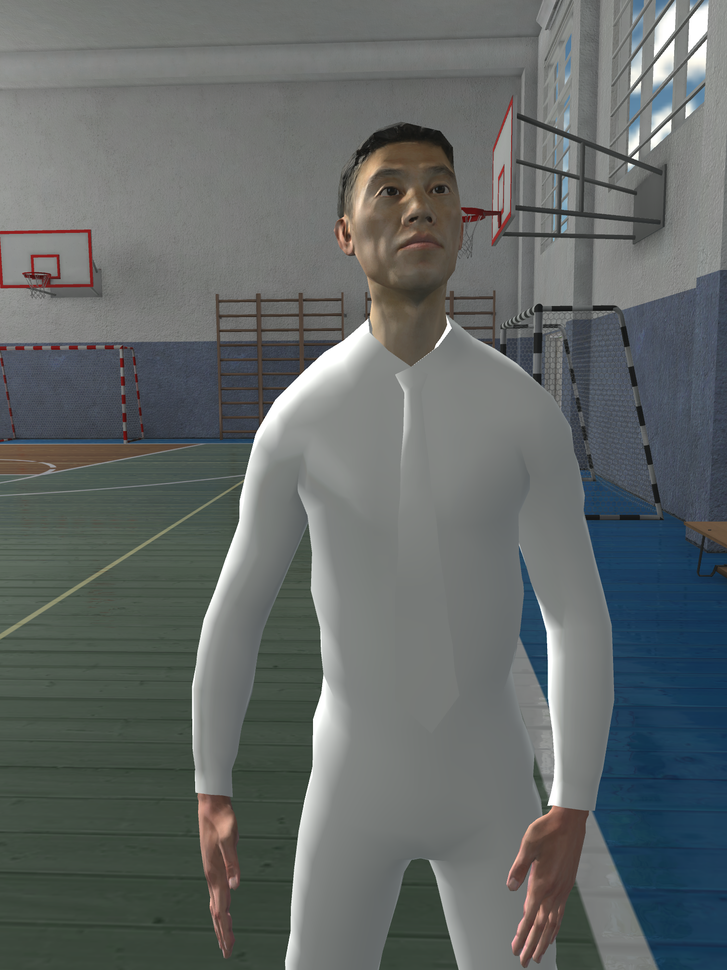
//> input picture data/image0_s.png, 727 x 970 px, shrunk from 1512 x 2016 before the run
$ ./main   (built with g++ and OpenCV 4)
//> lines starting //> are read from the running program, lines starting //| are printed output that depends on the picture
### DSR.h
#pragma once
#include <iostream>
#include <string>
#include <algorithm>
#include <opencv2/opencv.hpp>
#include<opencv2/features2d.hpp>

using namespace cv;
using namespace std;

Mat get_Hs(Mat singleH, int h, int w);
template <typename T>
double get_align_rate(Mat Hy, T points1, T points2, int threshold);
Mat get_Hy_single_trial(vector<Point2f> pts1, vector<Point2f> pts2);
Mat get_Hy(vector<Point2f>points1, vector<Point2f>points2, int num_trials, int num_samples, int threshold, float score);

Mat findHomographyDSR(vector<Point2f>points1, vector<Point2f>points2, int num_trials, int num_samples, int calib_height, int calib_width, int threshold, float score);

### DSR.cpp
#include "DSR.h"

template <typename T>
Mat get_Hk(T points1, T points2, Mat singleH)
{
	Mat Hk = (Mat_<double>(3, 3) <<
		1, 0, 0,
		0, 1, 0,
		0, 0, 1);
	int num = points2.size();
	Mat pts2_t_norm;
	Mat X = Mat::ones(3, num, CV_64FC1);

	for (size_t i = 0; i < num; i++)
	{
		X.ptr<double>(0)[i] = points2[i].x;
		X.ptr<double>(1)[i] = points2[i].y;
	}

	Mat pts2_t = singleH * X; //apply tranform

	repeat(pts2_t.row(2), 3, 1, pts2_t_norm);

	pts2_t = pts2_t / pts2_t_norm;

	//The implementation tried to eliminate the effect of outliers
	vector<double>	errors;
	for (size_t i = 0; i < num; i++)
	{
		if (abs(pts2_t.ptr<double>(1)[i] - points1[i].y)<1)
		{
			errors.push_back((points1[i].x - pts2_t.ptr<double>(0)[i] ));

		}
	}
	sort(errors.begin(),errors.end());

	double K = 0;

	// Not consider outlier on x - axis
	K = errors[0];
	Hk.ptr<double>(0)[2] = K;

	return Hk;
}

Mat get_Hs(Mat singleH, int h, int w)
{
	Mat Hs = Mat::eye(3, 3, CV_64F);
	Mat vertex = (Mat_<double>(3, 4) <<
		w / 2., double(w), w / 2.,	0,
		0.0, h / 2., double(h), h / 2.,
		1., 1., 1., 1.);
	Mat vertex_t_norm;

	Mat vertex_t= singleH * vertex;

	repeat(vertex_t.row(2), 3, 1, vertex_t_norm);

	vertex_t = vertex_t / vertex_t_norm;

	double ux, uy, vx, vy;
	double sa, sb;
	ux = vertex_t.ptr<double>(0)[1] - vertex_t.ptr<double>(0)[3];
	uy = vertex_t.ptr<double>(1)[1] - vertex_t.ptr<double>(1)[3];

	vx = vertex_t.ptr<double>(0)[0] - vertex_t.ptr<double>(0)[2];
	vy = vertex_t.ptr<double>(1)[0] - vertex_t.ptr<double>(1)[2];

	sa = (h * h * uy * uy + w * w * vy *vy) / (h * w * (uy * vx - ux * vy));
	sb = (h * h * ux * uy + w * w * vx * vy) / (h * w * (ux * vy - uy * vx));

	if (sa < 0)
	{
		sa = -sa;
		sb = -sb;
	}

	Hs.ptr<double>(0)[0] = sa;
	Hs.ptr<double>(0)[1] = sb;

	return Hs;
}

template <typename T>
double get_align_rate(Mat Hy, T points1, T points2, int threshold)
{
	//Calculate alignment ratios for RANSAC
	int num = points2.size();
	Mat Y_norm;
	Mat X = Mat::ones(3, num, CV_64FC1);
	double  error = 0;
	int count = 0;
	double align_rate = 0;

	for (size_t i = 0; i < num; i++)
	{
		X.ptr<double>(0)[i] = points2[i].x;
		X.ptr<double>(1)[i] = points2[i].y;
	}

	Mat Y = Hy * X; //apply tranform

	repeat(Y.row(2), 3, 1, Y_norm);

	Y = Y / Y_norm;

	for (int i = 0; i < num; i++)
	{
		error = abs(Y.ptr<double>(1)[i] - points1[i].y);
		if (error<= threshold)
		{
			count++;
		}

	}

	align_rate = double(count) / double(num);

	return align_rate;
}
Mat get_Hy_single_trial(vector<Point2f> pts1, vector<Point2f> pts2)
{
	Mat Hy = Mat::eye(3, 3, CV_64F);
	int nums = pts1.size();
	Mat A = Mat::zeros(nums, 5, CV_64F);
	for (size_t i = 0; i < nums; i++)
	{
		A.ptr<double>(i)[0] = pts2[i].x;
		A.ptr<double>(i)[1] = pts2[i].y;
		A.ptr<double>(i)[2] = 1;
		A.ptr<double>(i)[3] = -1 * pts2[i].x * pts1[i].y;
		A.ptr<double>(i)[4] = -1 * pts2[i].y * pts1[i].y;

	}

	Mat A_pinv;
	invert(A, A_pinv, DECOMP_SVD);

	Mat y=Mat::zeros(nums, 1, CV_64F);
	for (size_t i = 0; i < nums; i++)
	{
		y.ptr<double>(i)[0] = pts1[i].y;
	}

	Mat H_params = A_pinv * y;

	Hy.ptr<double>(1)[0] = H_params.ptr<double>(0)[0];
	Hy.ptr<double>(1)[1] = H_params.ptr<double>(1)[0];
	Hy.ptr<double>(1)[2] = H_params.ptr<double>(2)[0];
	Hy.ptr<double>(2)[0] = H_params.ptr<double>(3)[0];
	Hy.ptr<double>(2)[1] = H_params.ptr<double>(4)[0];

	return Hy;

}

//template <typename T>
Mat get_Hy(vector<Point2f>points1, vector<Point2f>points2, int num_trials, int num_samples, int threshold, float score)
{
	Mat Hy_tmp = Mat::eye(3, 3, CV_64F);
	Mat best_Hy;
	unsigned int n = points1.size();
	int ran_samples_idx = 0;
	RNG rng;
	vector<Point2f>ran_samples1, ran_samples2;
	double max_align_rate = 0;
	double align_rate_earlystop = 0.99;

	for (int i = 0; i < num_trials; i++)
	{
		for (int i = 0; i < num_samples; i++)
		{
			ran_samples_idx = rng(n);
			ran_samples1.push_back(points1[ran_samples_idx]);
			ran_samples2.push_back(points2[ran_samples_idx]);
		}

		Hy_tmp = get_Hy_single_trial(ran_samples1, ran_samples2);
		double align_rate = get_align_rate(Hy_tmp, points1, points2, threshold);

		if (align_rate > max_align_rate)
		{
			max_align_rate = align_rate;
			best_Hy = Hy_tmp;
		}

		if (align_rate > align_rate_earlystop)
			break;

		ran_samples1.clear();
		ran_samples2.clear();
	}

	return best_Hy;
}
/**
 * .
 *
 * @param points1
 * @param points2
 * @param num_trials
 * @param num_samples
 * @param calib_height
 * @param calib_width
 * @param threshold
 * @param score
 * @return MatH
 */
Mat findHomographyDSR(vector<Point2f>points1, vector<Point2f>points2, int num_trials, int num_samples, int calib_height, int calib_width, int threshold,float score)
{
	Mat singleH =Mat::eye(3, 3, CV_64F);
	//Step 1, get Hy
	Mat Hy= get_Hy(points1, points2, num_trials, num_samples, threshold, score);
	singleH = Hy * singleH;

	//Step 2, get Hs
	Mat Hs = get_Hs(singleH, calib_height, calib_width);
	singleH = Hs * singleH;

	//Step 3, get Hk
	Mat Hk = get_Hk(points1, points2, singleH);
	singleH = Hk * singleH;

	return singleH;
}

### main.cpp
#include <iostream>
#include <string>
#include <opencv2/opencv.hpp>
#include<opencv2/xfeatures2d.hpp>
#include "DSR.h"

using namespace std;
using namespace cv;
using namespace xfeatures2d;

int main(int* arg, int** argv)
{
	Mat imgL, imgR;
	vector<Point2f> cornerPoints[2];
	imgL = imread("../data/image0_s.png");
//> imgL is the input picture: 970 rows x 727 cols, CV_8UC3; mean B, G, R 103.3, 104.2, 98.8
	imgR = imread("../data/image1_s.png");
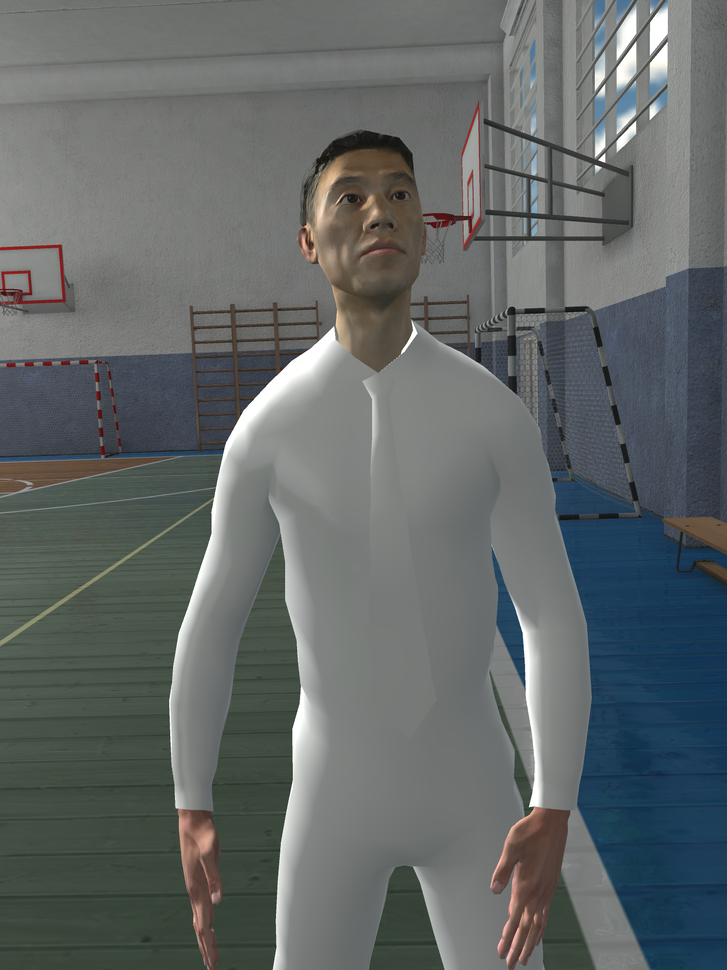
//> input picture data/image1_s.png, 727 x 970 px, shrunk from 1512 x 2016 before the run
//> imgR is the input picture: 970 rows x 727 cols, CV_8UC3; mean B, G, R 103, 103.3, 97.7

	/******************SIFT keypoints Detect and Match ************************/
	int numFeatures = 500;
	//create detector
	Ptr<SIFT> detector = SIFT::create(numFeatures);
	vector<KeyPoint> keypoints1, keypoints2;
	detector->detect(imgL, keypoints1);
//> keypoints1 = 500 keypoints; strongest (x, y, size): (636, 157, 3.8), (437, 345, 2.7), (554, 799, 8.9), (448, 328, 4.3)
	detector->detect(imgR, keypoints2);
//> keypoints2 = 500 keypoints; strongest (x, y, size): (603, 159, 3.8), (597, 168, 3.7), (536, 801, 8.7), (600, 159, 2.1)

	cout << "Keypoints1:" << keypoints1.size() << endl;
//| Keypoints1:500
	cout << "Keypoints2:" << keypoints2.size() << endl;
//| Keypoints2:500

	Mat drawimgL, drawimgR;
	drawKeypoints(imgL, keypoints1, drawimgL);
	drawKeypoints(imgR, keypoints2, drawimgR);
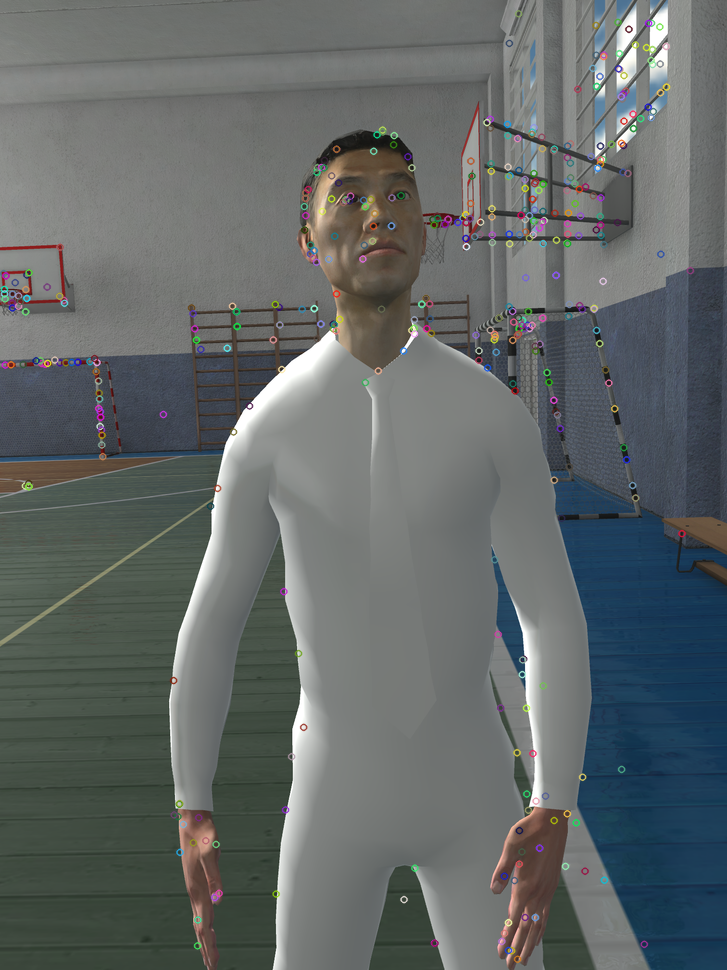
//> drawimgR: 970 rows x 727 cols, CV_8UC3; mean B, G, R 103.3, 103.6, 98

	Mat Descriptor1, Descriptor2;
	Ptr<SiftDescriptorExtractor> descriptor = SiftDescriptorExtractor::create();
	descriptor->compute(imgL, keypoints1, Descriptor1);
	descriptor->compute(imgR, keypoints2, Descriptor2);

	BFMatcher matcher(NORM_L2);
	vector<DMatch> matches;
	matcher.match(Descriptor1, Descriptor2, matches);
//> matches = 500 matches

	double max_dist = 0;
	double min_dist = 1000;
	for (int i = 1; i < Descriptor1.rows; ++i)
	{
		double dist = matches[i].distance;
		if (dist > max_dist)
			max_dist = dist;
		if (dist < min_dist)
			min_dist = dist;
	}
//> this loop made 499 passes
//> (dist, max_dist, min_dist) on pass 1: (172.7, 172.7, 172.7)
//> (dist, min_dist) on passes 6, 7, 8, 65, 93, 279: (135.6, 135.6), (33.84, 33.84), (29.98, 29.98), (18.65, 18.65), (16.97, 16.97), (16.31, 16.31)
//> after the loop, max_dist = 463.4; min_dist = 16.31
	cout << "min_dist=" << min_dist << endl;
//| min_dist=16.3095
	cout << "max_dist=" << max_dist << endl;
//| max_dist=463.368

	vector<DMatch> goodMatches;
	for (int i = 0; i < matches.size(); ++i)
	{
		double dist = matches[i].distance;
		if (dist < 4 * min_dist)
			goodMatches.push_back(matches[i]);
	}
//> this loop made 500 passes
//> dist on passes 1 to 3: 53.29, 172.7, 208.2
//> after the loop, goodMatches = 146 matches
	cout << "goodMatches:" << goodMatches.size() << endl;
//| goodMatches:146


	Mat result;
	drawMatches(imgL, keypoints1, imgR, keypoints2, goodMatches, result,
		Scalar(0, 255, 255), Scalar::all(-1));
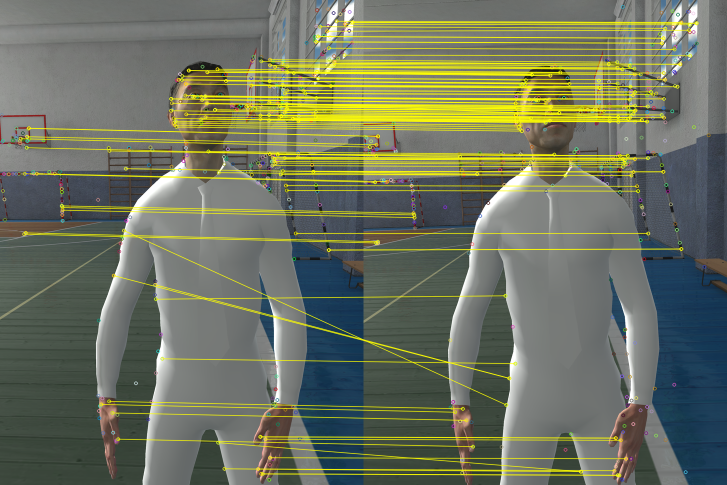
//> result: 970 rows x 1454 cols, CV_8UC3 (shown at 1/2 size); mean B, G, R 95.2, 115.2, 109.7

	vector<KeyPoint> R_keypoint01, R_keypoint02;
	for (int i = 0; i < goodMatches.size(); i++)
	{
		R_keypoint01.push_back(keypoints1[goodMatches[i].queryIdx]);
		R_keypoint02.push_back(keypoints2[goodMatches[i].trainIdx]);
	}
//> this loop made 146 passes
//> after the loop, R_keypoint01 = 146 keypoints; strongest (x, y, size): (636, 157, 3.8), (437, 345, 2.7), (673, 42, 2.4), (634, 143, 7.8); R_keypoint02 = 146 keypoints; strongest (x, y, size): (603, 159, 3.8), (403, 350, 2.6), (653, 111, 6.4), (635, 44, 2)

	for (int i = 0; i < goodMatches.size();i++)
	{
		cornerPoints[0].push_back(R_keypoint01[i].pt);
		cornerPoints[1].push_back(R_keypoint02[i].pt);
	}

	/****************** findHomographyDSR ***************************/

	int num_trials = 200;
	int point_pick = 20;  //number of trialsand number of points picked for RANSAC
	int calib_height = imgL.rows;
//> calib_height = 970
	int calib_width = imgL.cols;
//> calib_width = 727
	int threshold = 1;
	float score = 0;

	Mat H_DSR = findHomographyDSR(cornerPoints[0], cornerPoints[1], num_trials, point_pick, calib_height, calib_width, threshold, score);
//> in get_Hy, `unsigned int n = points1.size();`: n = 146
//> the loop in get_Hy, `for (int i = 0; i < num_trials; i++)` made 200 passes
//> (align_rate in get_align_rate, align_rate, max_align_rate) on passes 1, 4: (0.842, 0.842, 0.842), (0.952, 0.952, 0.952)
//> (align_rate in get_align_rate, align_rate) on passes 2, 3, 5, 6, 7, 8: (0.486, 0.486), (0.0205, 0.0205), (0.0137, 0.0137), (0.952, 0.952), (0.945, 0.945), (0.0616, 0.0616)
//> after the loop in get_Hy, `for (int i = 0; i < num_trials; i++)`: Hy_tmp = [[1, 0, 0], [-0.175, 0.356, 117], [-0.000875, -0.0002, 1]]; max_align_rate = 0.952; best_Hy = [[1, 0, 0], [0.0179, 0.996, -14.68], [-2.85e-05, 7.76e-06, 1]]
//> in findHomographyDSR, `Mat Hy= get_Hy(points1, points2, num_trials, num_samples, threshold, s..`: Hy has the same summary as best_Hy in get_Hy
//> in findHomographyDSR, `singleH = Hy * singleH;`: singleH has the same summary as best_Hy in get_Hy
//> in get_Hs, `Mat vertex_t= singleH * vertex;`: vertex_t = [[363.5, 727, 363.5, 0], [-8.17, 481.4, 958, 468.4], [0.99, 0.983, 0.997, 1]]
//> in get_Hs, `repeat(vertex_t.row(2), 3, 1, vertex_t_norm);`: vertex_t_norm = [[0.99, 0.983, 0.997, 1], [0.99, 0.983, 0.997, 1], [0.99, 0.983, 0.997, 1]]
//> in get_Hs, `vertex_t = vertex_t / vertex_t_norm;`: vertex_t = [[367.3, 739.5, 364.5, 0], [-8.25, 489.7, 960.7, 466.6], [1, 1, 1, 1]]
//> in get_Hs, `ux = vertex_t.ptr<double>(0)[1] - vertex_t.ptr<double>(0)[3];`: ux = 739.5
//> in get_Hs, `uy = vertex_t.ptr<double>(1)[1] - vertex_t.ptr<double>(1)[3];`: uy = 23.09
//> in get_Hs, `vx = vertex_t.ptr<double>(0)[0] - vertex_t.ptr<double>(0)[2];`: vx = 2.77
//> in get_Hs, `vy = vertex_t.ptr<double>(1)[0] - vertex_t.ptr<double>(1)[2];`: vy = -968.9
//> in get_Hs, `sa = (h * h * uy * uy + w * w * vy *vy) / (h * w * (uy * vx - ux * vy));`: sa = 0.983
//> in get_Hs, `sb = (h * h * ux * uy + w * w * vx * vy) / (h * w * (ux * vy - uy * vx..`: sb = -0.029
//> in get_Hs, `Hs.ptr<double>(0)[0] = sa;`: Hs = [[0.983, 0, 0], [0, 1, 0], [0, 0, 1]]
//> in get_Hs, `Hs.ptr<double>(0)[1] = sb;`: Hs = [[0.983, -0.029, 0], [0, 1, 0], [0, 0, 1]]
//> in findHomographyDSR, `singleH = Hs * singleH;`: singleH = [[0.982, -0.0289, 0.426], [0.0179, 0.996, -14.68], [-2.85e-05, 7.76e-06, 1]]
//> in get_Hk, `int num = points2.size();`: num = 146
//> the loop in get_Hk, `for (size_t i = 0; i < num; i++)` made 146 passes
//> after the loop in get_Hk, `for (size_t i = 0; i < num; i++)`: errors = 139 values, max 48.25 at index 63, min 36.77 at index 114, mean 41.3
//> in get_Hk, `sort(errors.begin(),errors.end());`: errors = 139 values from 36.77 to 48.25
//> in get_Hk, `K = errors[0];`: K = 36.77
//> in get_Hk, `Hk.ptr<double>(0)[2] = K;`: Hk = [[1, 0, 36.77], [0, 1, 0], [0, 0, 1]]
//> in findHomographyDSR, `singleH = Hk * singleH;`: singleH = [[0.981, -0.0286, 37.19], [0.0179, 0.996, -14.68], [-2.85e-05, 7.76e-06, 1]]
//> H_DSR has the same summary as singleH in findHomographyDSR

	cout << "findHomographyDSR Successful" << endl;
	/*************** Warp source image based on homography **********/

	Mat imgR_warped;
	warpPerspective(imgR, imgR_warped, H_DSR, imgR.size());
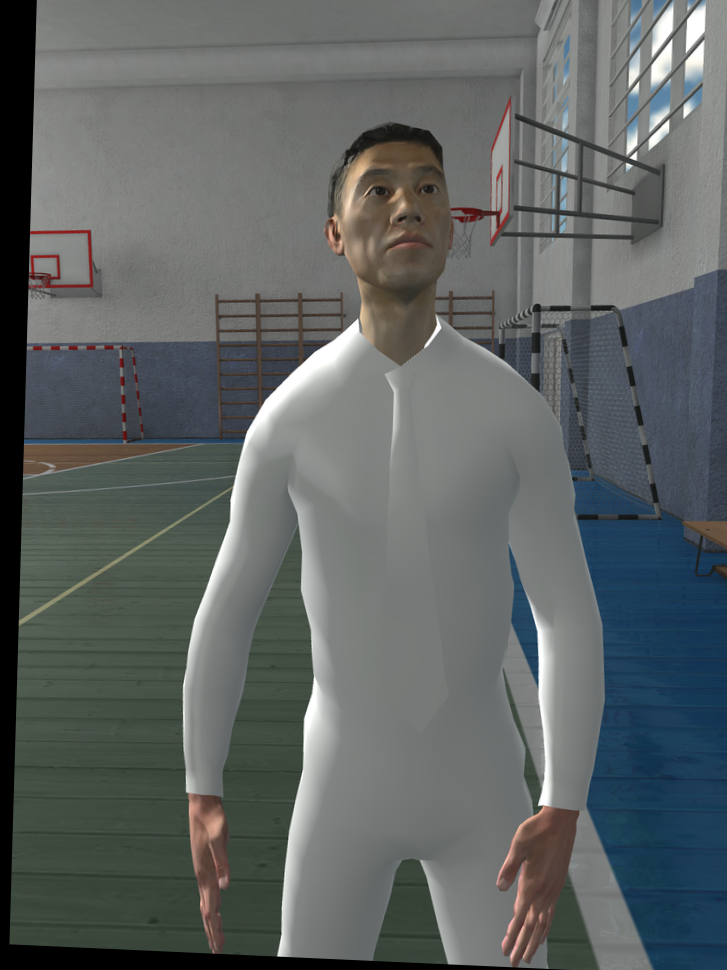
//> imgR_warped: 970 rows x 727 cols, CV_8UC3; mean B, G, R 99.2, 99.7, 94.4

	imwrite("../data/imgR_warped.jpg", imgR_warped);
	imwrite("../data/imgL.jpg", imgL);

	/****************** StereoBM ***************************/

	Ptr<StereoBM> sgbm=cv::StereoBM::create();
	Mat left_disp;
	Mat im_outDSRGary, imgLGary;
	cvtColor(imgL, imgLGary, COLOR_BGR2GRAY);
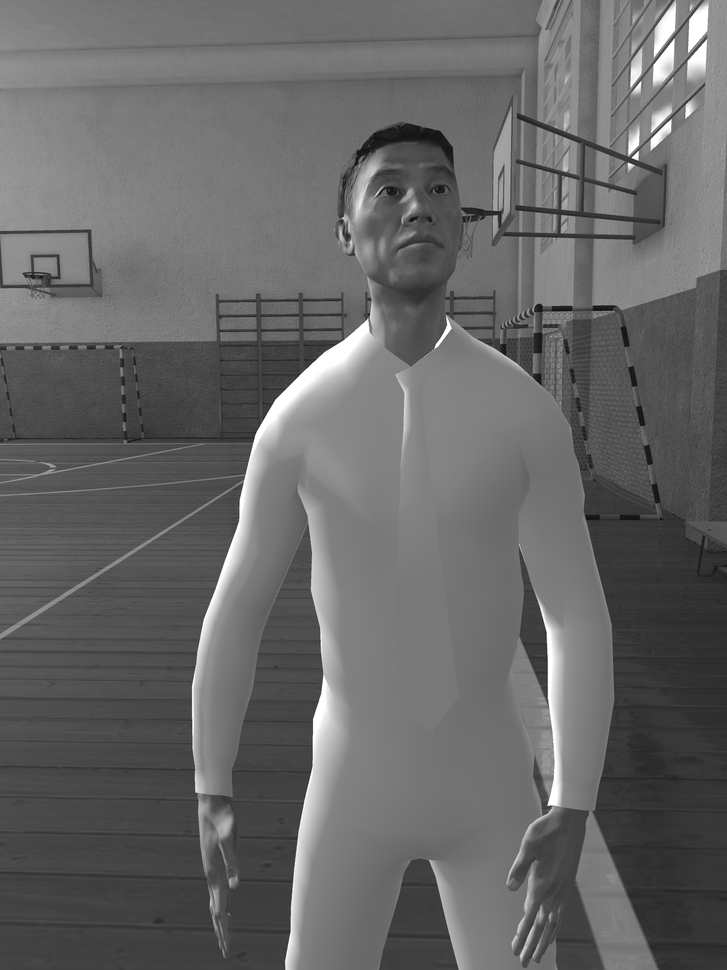
//> imgLGary: 970 rows x 727 cols, CV_8UC1; min 14, max 255, mean 102.5
	cvtColor(imgR_warped, im_outDSRGary, COLOR_BGR2GRAY);
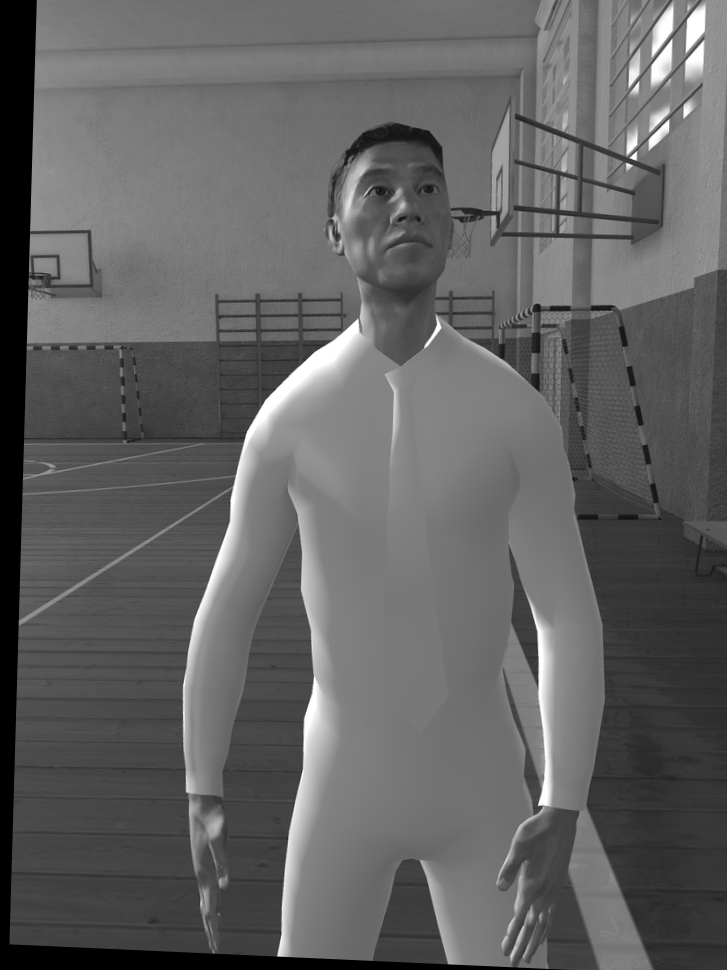
//> im_outDSRGary: 970 rows x 727 cols, CV_8UC1; min 0, max 255, mean 98

	sgbm->compute(imgLGary, im_outDSRGary, left_disp);
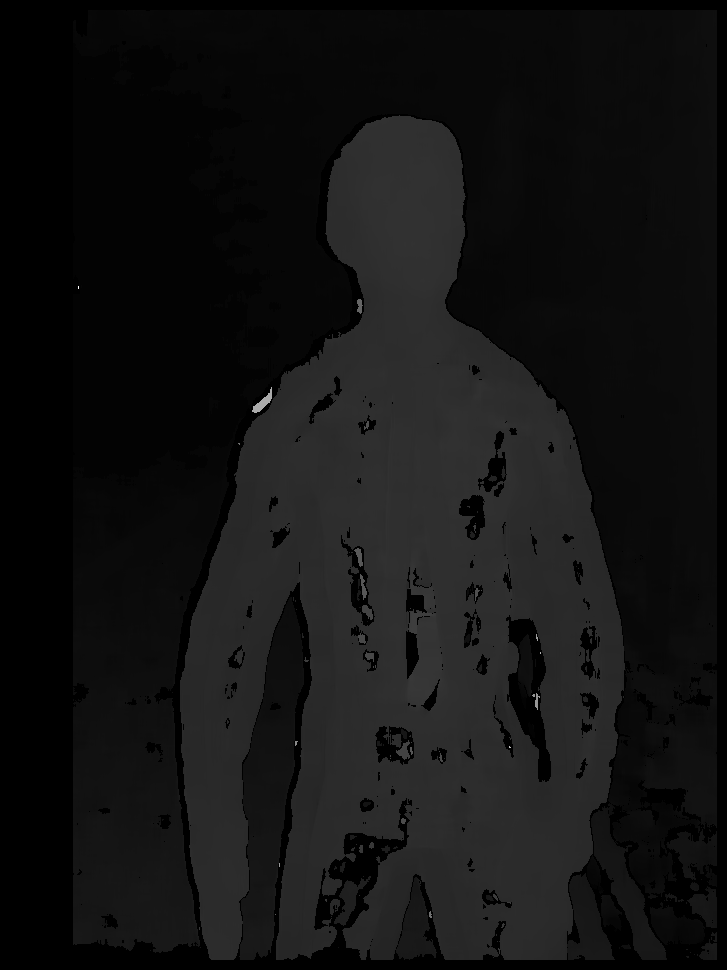
//> left_disp: 970 rows x 727 cols, CV_16SC1; min -16, max 1008, mean 61.1; drawn with min black and max white
	imwrite("../data/left_disp.jpg", left_disp);

	cout << "StereoBM Successful" << endl;

	return 0;
}
